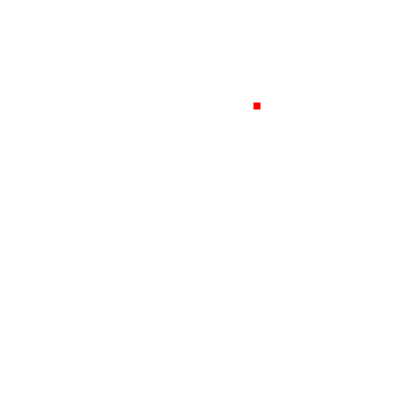
Frame 1 (no input)
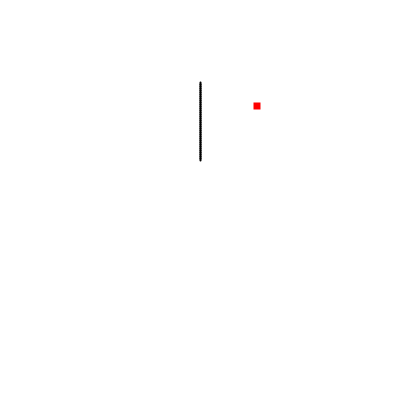
Frame 60 (the mouse pressed at the canvas centre just before this capture)
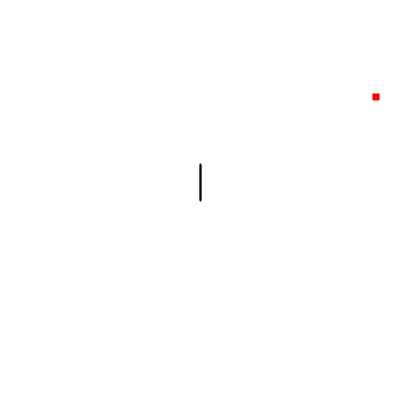
Frame 120 (the mouse held since frame 60 and released just before this capture)

The Processing sketch that drew these frames (run headless with seeded random() and noise(); from frame 60 on, the mouse is pressed at the canvas centre):

// Processing sketch: processing_179899
// ── processing_179899.pde

ArrayList<PVector> a = new ArrayList();
int b, x, y, s, fx, fy, d;
int[] dx= {
  -2, 0, 2, 0
};
int[] dy= {
  0, -2, 0, 2
};
void setup() {
  size(400, 400);
  rectMode(CENTER);
  textAlign(CENTER);
  reset();
}
void reset() {
  while (a.size ()>0)a.remove(0);
  b=20;
  x=width/2;
  y=height/2;
  s=-1;
  fruit();
  d=1;
}
void fruit() {
  s++;
  b+=20;
  fx = int(random(5, width-5));
  fy = int(random(5, height-5)
    );
}
void draw() {
  background(255);
  if (keyPressed&&key==' ') {
    fill(0);
    text("Fruits eaten so far: " + s, width/2, height/2);
    return;
  }
  stroke(0, 0, 0);
  strokeWeight(2);
  for (int i=0; i<a.size ()-1; i++)
    line(a.get(i).x, a.get(i).y, a.get(i+1).x, a.get(i+1).y);
  noStroke();
  fill(255, 0, 0);
  rect(fx, fy, 7, 7);
  x+=dx[d];
  y+=dy[d];
  if (x<0||x>width||y<0||y>height||get(x, y)==color(0, 255, 0))reset();
  if (get(x, y)==color(255, 0, 0))fruit();
  a.add(new PVector(x, y, 0));
  while (a.size ()>b)a.remove(0);
}
void keyPressed() {
  if (key==CODED&&keyCode>=37&&keyCode<=40)d=keyCode-37;
}
